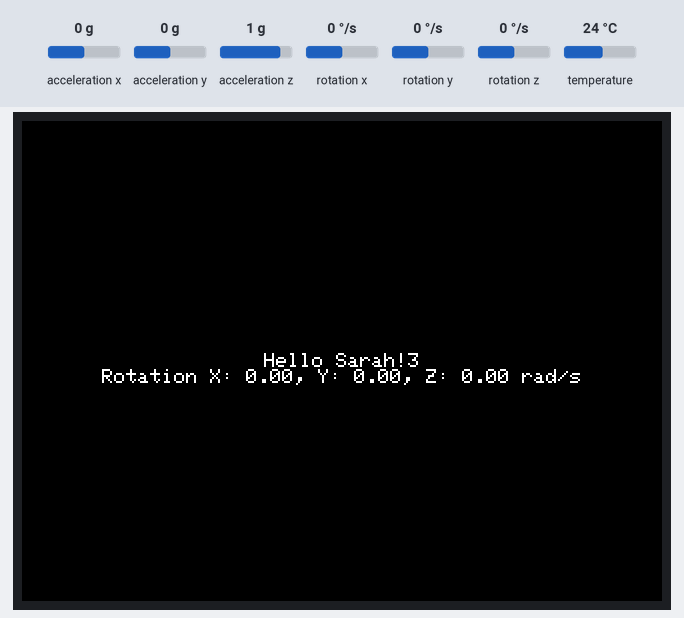
This sketch was run on a simulated Arduino Mega 2560, built with avr-gcc and run on an emulated ATmega2560. Shown: 320×240 colour display. The inputs (shaded band) are chosen by the test bench; at power-on: rotation x 0 °/s, rotation y 0 °/s, rotation z 0 °/s, acceleration x 0 g, acceleration y 0 g, acceleration z 1 g, temperature 24 °C.

Above: at 1.3 s.
1.4 s: rotation x set to -192 °/s
At 2.1 s:
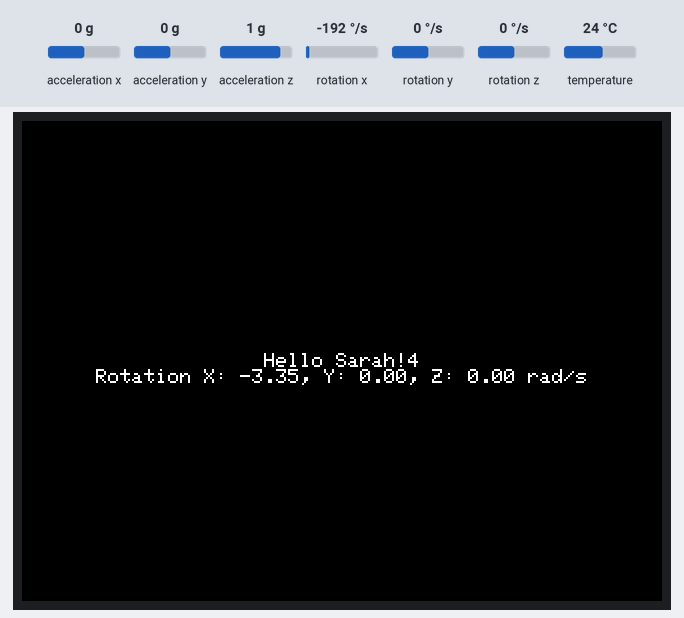
3.2 s: rotation y set to -192 °/s
At 3.6 s:
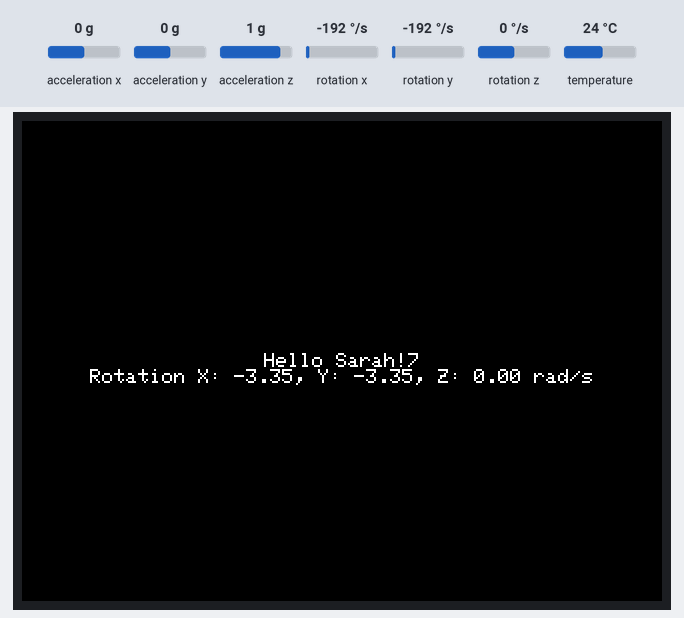
4.7 s: rotation z set to -192 °/s
At 5.2 s:
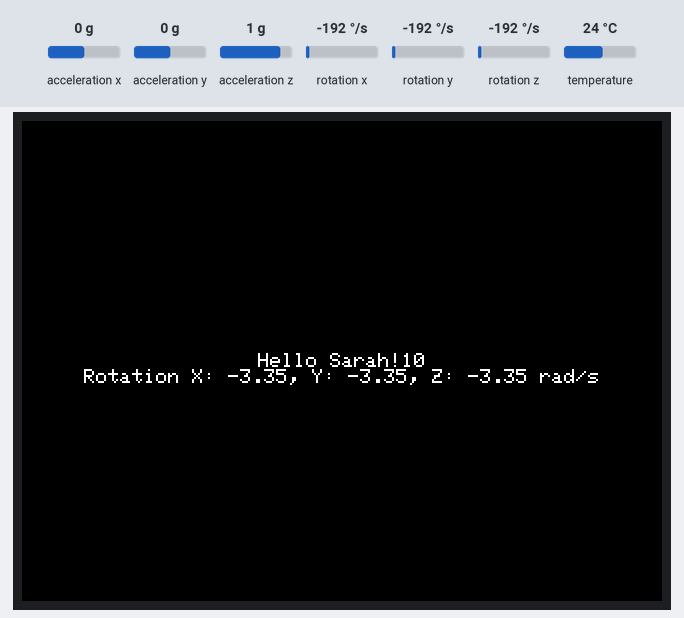
6.3 s: rotation x set to -100 °/s
Timing chart, 0 to 8.8 s (numbered marks = the images above; inputs shaded):
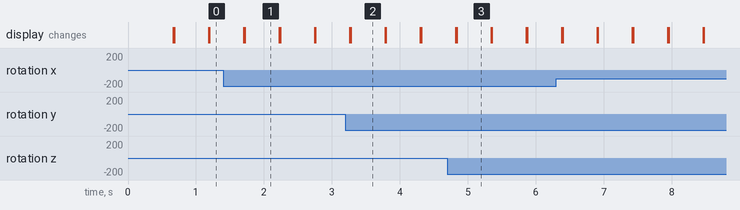

The sketch:

Tester.ino
```cpp
#include <SPI.h>
#include <Adafruit_GFX.h>
#include <Adafruit_ILI9341.h>
#include <Adafruit_MPU6050.h>
#include <Adafruit_Sensor.h>
#include <algorithm>


#define TFT_MISO -1
#define TFT_LED -1
#define TFT_SCK 18
#define TFT_MOSI 23
#define TFT_DC 2
#define TFT_RESET 4
#define TFT_CS 15

int cnt=0;

Adafruit_ILI9341 tft = Adafruit_ILI9341(TFT_CS,TFT_DC,TFT_MOSI,TFT_SCK,TFT_RESET,TFT_MISO);
Adafruit_MPU6050 mpu;


void setup() {
  tft.begin();
  tft.setRotation(1);
  Serial.begin(115200);
  mpu.setAccelerometerRange(MPU6050_RANGE_8_G);
  mpu.setFilterBandwidth(MPU6050_BAND_21_HZ);
}

void loop() {
  // put your main code here, to run repeatedly:
  sensors_event_t a, g, temp;
  mpu.getEvent(&a, &g, &temp);

  cnt++;
  String curLine = "Hello Sarah!" + String(cnt);


  int16_t x1, y1;
  uint16_t w, h,tempo,wNew;
  int x,y;
  tft.getTextBounds(curLine, 0, 0, &x1, &y1, &w, &h);
  tft.setCursor( (tft.width() - w)/2, (tft.height()-h)/2);
  tft.print(curLine);
  uint16_t wMax=w, hMax=h;

  int counter=0;


  curLine="Rotation X: "+String(g.gyro.x)+", Y: "+String(g.gyro.y)+(", Z: ")+String(g.gyro.z)+" rad/s";
  tft.getTextBounds(curLine, 0, 0, &x1, &y1, &wNew, &tempo);
  wMax=max(wMax,wNew);
  hMax=max(hMax,tempo);
  counter++;
  tft.setCursor( (tft.width() - wNew)/2, (tft.height()-h)/2+counter*h);
  tft.print("Rotation X: ");
  tft.print(g.gyro.x);
  tft.print(", Y: ");
  tft.print(g.gyro.y);
  tft.print(", Z: ");
  tft.print(g.gyro.z);
  tft.println(" rad/s");

  delay(500);


  tft.fillRect((tft.width() - wMax) / 2, (tft.height() - hMax) / 2, wMax, hMax*4, ILI9341_BLACK); // Clear the exact text area
}
```

Measured:
- what the display in image 1 shows lasts 0.5 s, from 1.7 s to 2.2 s
